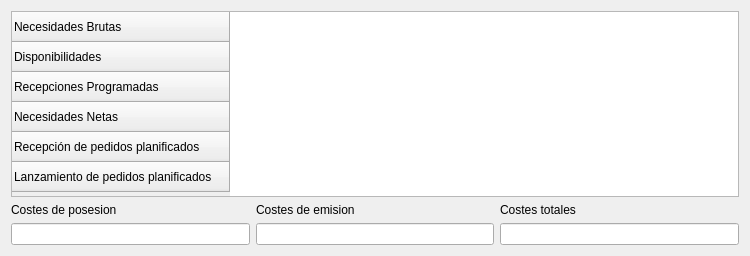
<?xml version="1.0" encoding="UTF-8"?>
<ui version="4.0">
 <class>FinalTableDialog</class>
 <widget class="QDialog" name="FinalTableDialog">
  <property name="geometry">
   <rect>
    <x>0</x>
    <y>0</y>
    <width>750</width>
    <height>256</height>
   </rect>
  </property>
  <property name="minimumSize">
   <size>
    <width>450</width>
    <height>256</height>
   </size>
  </property>
  <property name="maximumSize">
   <size>
    <width>16777215</width>
    <height>256</height>
   </size>
  </property>
  <property name="windowTitle">
   <string>Resultado MRP</string>
  </property>
  <layout class="QVBoxLayout" name="verticalLayout_4">
   <item>
    <widget class="QTableWidget" name="tableWidget">
     <row>
      <property name="text">
       <string>Necesidades Brutas</string>
      </property>
     </row>
     <row>
      <property name="text">
       <string>Disponibilidades</string>
      </property>
     </row>
     <row>
      <property name="text">
       <string>Recepciones Programadas</string>
      </property>
     </row>
     <row>
      <property name="text">
       <string>Necesidades Netas</string>
      </property>
     </row>
     <row>
      <property name="text">
       <string>Recepción de pedidos planificados</string>
      </property>
     </row>
     <row>
      <property name="text">
       <string>Lanzamiento de pedidos planificados</string>
      </property>
     </row>
    </widget>
   </item>
   <item>
    <layout class="QHBoxLayout" name="horizontalLayout">
     <item>
      <layout class="QVBoxLayout" name="verticalLayout_3">
       <item>
        <widget class="QLabel" name="label">
         <property name="text">
          <string>Costes de posesion</string>
         </property>
        </widget>
       </item>
       <item>
        <widget class="QLineEdit" name="holdCost">
         <property name="alignment">
          <set>Qt::AlignRight|Qt::AlignTrailing|Qt::AlignVCenter</set>
         </property>
        </widget>
       </item>
      </layout>
     </item>
     <item>
      <layout class="QVBoxLayout" name="verticalLayout_2">
       <item>
        <widget class="QLabel" name="label_2">
         <property name="text">
          <string>Costes de emision</string>
         </property>
        </widget>
       </item>
       <item>
        <widget class="QLineEdit" name="emisionCost">
         <property name="alignment">
          <set>Qt::AlignRight|Qt::AlignTrailing|Qt::AlignVCenter</set>
         </property>
        </widget>
       </item>
      </layout>
     </item>
     <item>
      <layout class="QVBoxLayout" name="verticalLayout">
       <item>
        <widget class="QLabel" name="label_3">
         <property name="text">
          <string>Costes totales</string>
         </property>
        </widget>
       </item>
       <item>
        <widget class="QLineEdit" name="totalCost">
         <property name="alignment">
          <set>Qt::AlignRight|Qt::AlignTrailing|Qt::AlignVCenter</set>
         </property>
        </widget>
       </item>
      </layout>
     </item>
    </layout>
   </item>
  </layout>
 </widget>
 <resources/>
 <connections/>
</ui>
